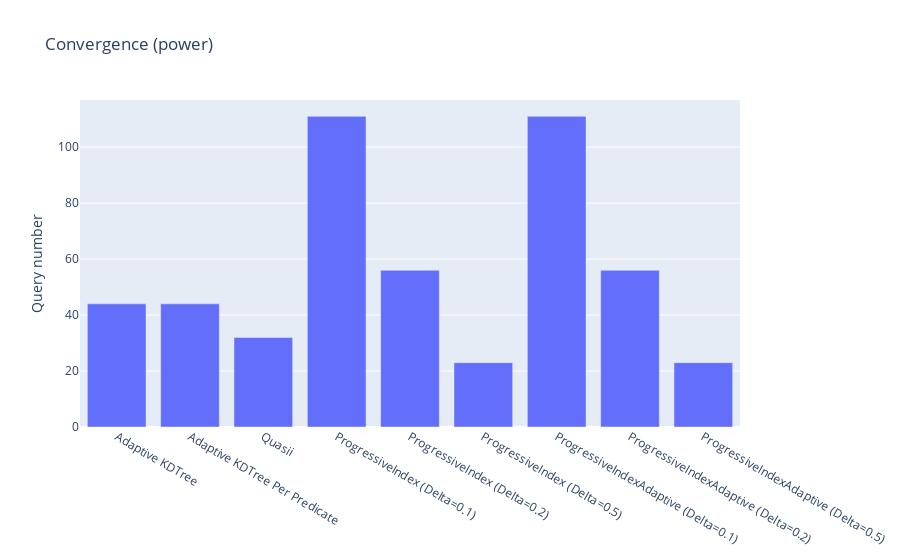

Write notebook code for a chart like this one.
### Code cell
# experiment = 'power'
# n_rows = '10000000.0'
# n_queries = '3000'
# sel='0.0'

def convergence(values):
    dfs = np.array(values)[:,0]
    names = np.array(values)[:,1]
    fig = go.Figure()

    convergences = []
    for df in dfs:
        c = [i for i, x in enumerate(df['adaptation_time']) if x < 0.001]
        if(len(c) == 0):
            convergences.append(n_queries)
        else:
            convergences.append(c[0])
    
    fig = go.Figure(data=[
        go.Bar(name='Query Number', x=names, y=convergences),
    ])
    fig.update_layout(title=f'Convergence ({experiment})',
                   yaxis_title='Query number')
    fig.show()

convergence([
# [read_df(files['AverageKDTree'], '0.0', '1024', experiment, n_rows, n_queries, sel), 'Average KDTree'],
# [read_df(files['MedianKDTree'], '0.0', '1024', experiment, n_rows, n_queries, sel), 'MedianKDTree'],
[read_df(files['CrackingKDTree'], '0.0', '1024', experiment, n_rows, n_queries, sel), 'Adaptive KDTree'],
[read_df(files['CrackingKDTreePerDimension'], '0.0', '1024', experiment, n_rows, n_queries, sel), 'Adaptive KDTree Per Predicate'],
[read_df(files['Quasii'], '0.0', '1024', experiment, n_rows, n_queries, sel), 'Quasii'],
[read_df(files['ProgressiveIndex'], '0.1', '1024', experiment, n_rows, n_queries, sel), 'ProgressiveIndex (Delta=0.1)'],
[read_df(files['ProgressiveIndex'], '0.2', '1024', experiment, n_rows, n_queries, sel), 'ProgressiveIndex (Delta=0.2)'],
[read_df(files['ProgressiveIndex'], '0.5', '1024', experiment, n_rows, n_queries, sel), 'ProgressiveIndex (Delta=0.5)'],
[read_df(files['ProgressiveIndexAdaptive'], '0.1', '1024', experiment, n_rows, n_queries, sel), 'ProgressiveIndexAdaptive (Delta=0.1)'],
[read_df(files['ProgressiveIndexAdaptive'], '0.2', '1024', experiment, n_rows, n_queries, sel), 'ProgressiveIndexAdaptive (Delta=0.2)'],
[read_df(files['ProgressiveIndexAdaptive'], '0.5', '1024', experiment, n_rows, n_queries, sel), 'ProgressiveIndexAdaptive (Delta=0.5)'],
# [read_df(files['FullScan'], '0.0', '0', experiment, n_rows, n_queries, sel), 'Full Scan'],
])

### Figure 1 — Plotly figure (JSON) as saved in the notebook; plotly's stock layout.template omitted (floating-point values rounded to 4 significant figures)
{"data": [{"name": "Query Number", "type": "bar", "x": ["Adaptive KDTree", "Adaptive KDTree Per Predicate", "Quasii", "ProgressiveIndex (Delta=0.1)", "ProgressiveIndex (Delta=0.2)", "ProgressiveIndex (Delta=0.5)", "ProgressiveIndexAdaptive (Delta=0.1)", "ProgressiveIndexAdaptive (Delta=0.2)", "ProgressiveIndexAdaptive (Delta=0.5)"], "y": [44, 44, 32, 111, 56, 23, 111, 56, 23]}], "layout": {"title": {"text": "Convergence (power)"}, "yaxis": {"title": {"text": "Query number"}}}}
